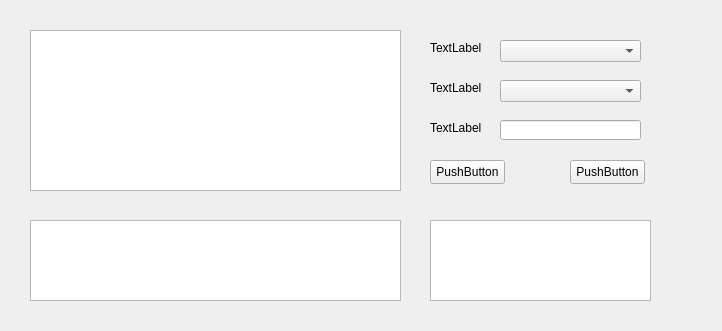
<?xml version="1.0" encoding="UTF-8"?>
<ui version="4.0">
 <class>myWidget</class>
 <widget class="QWidget" name="myWidget">
  <property name="geometry">
   <rect>
    <x>0</x>
    <y>0</y>
    <width>722</width>
    <height>331</height>
   </rect>
  </property>
  <property name="windowTitle">
   <string>myWidget</string>
  </property>
  <widget class="QTextEdit" name="textEdit_1">
   <property name="geometry">
    <rect>
     <x>30</x>
     <y>30</y>
     <width>371</width>
     <height>161</height>
    </rect>
   </property>
  </widget>
  <widget class="QTextEdit" name="textEdit_2">
   <property name="geometry">
    <rect>
     <x>30</x>
     <y>220</y>
     <width>371</width>
     <height>81</height>
    </rect>
   </property>
  </widget>
  <widget class="QTextEdit" name="textEdit_3">
   <property name="geometry">
    <rect>
     <x>430</x>
     <y>220</y>
     <width>221</width>
     <height>81</height>
    </rect>
   </property>
  </widget>
  <widget class="QLabel" name="label_1">
   <property name="geometry">
    <rect>
     <x>430</x>
     <y>40</y>
     <width>54</width>
     <height>16</height>
    </rect>
   </property>
   <property name="text">
    <string>TextLabel</string>
   </property>
  </widget>
  <widget class="QLabel" name="label_2">
   <property name="geometry">
    <rect>
     <x>430</x>
     <y>80</y>
     <width>54</width>
     <height>16</height>
    </rect>
   </property>
   <property name="text">
    <string>TextLabel</string>
   </property>
  </widget>
  <widget class="QLabel" name="label_3">
   <property name="geometry">
    <rect>
     <x>430</x>
     <y>120</y>
     <width>54</width>
     <height>16</height>
    </rect>
   </property>
   <property name="text">
    <string>TextLabel</string>
   </property>
  </widget>
  <widget class="QComboBox" name="comboBox_1">
   <property name="geometry">
    <rect>
     <x>500</x>
     <y>40</y>
     <width>141</width>
     <height>22</height>
    </rect>
   </property>
  </widget>
  <widget class="QComboBox" name="comboBox_2">
   <property name="geometry">
    <rect>
     <x>500</x>
     <y>80</y>
     <width>141</width>
     <height>22</height>
    </rect>
   </property>
  </widget>
  <widget class="QLineEdit" name="lineEdit_1">
   <property name="geometry">
    <rect>
     <x>500</x>
     <y>120</y>
     <width>141</width>
     <height>20</height>
    </rect>
   </property>
  </widget>
  <widget class="QPushButton" name="pushButton_1">
   <property name="geometry">
    <rect>
     <x>430</x>
     <y>160</y>
     <width>75</width>
     <height>24</height>
    </rect>
   </property>
   <property name="text">
    <string>PushButton</string>
   </property>
  </widget>
  <widget class="QPushButton" name="pushButton_2">
   <property name="geometry">
    <rect>
     <x>570</x>
     <y>160</y>
     <width>75</width>
     <height>24</height>
    </rect>
   </property>
   <property name="text">
    <string>PushButton</string>
   </property>
  </widget>
 </widget>
 <resources/>
 <connections/>
</ui>
